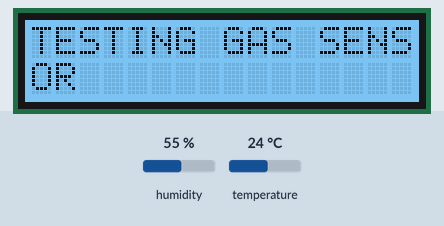
Recording of a program running on a simulated Raspberry Pi (BCM pin numbers) with a GrovePi. On the bench: 16×2 character LCD. The test bench sets the inputs (shaded band); at power-on: humidity 55 %, temperature 24 °C. What the program prints to the terminal is not drawn. At 19.3 s the program stops and its outputs stay as they are.

Above: at 0.8 s.
At 3.4 s:
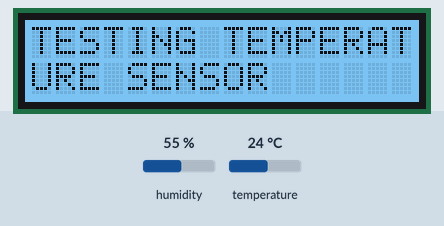
At 6.0 s:
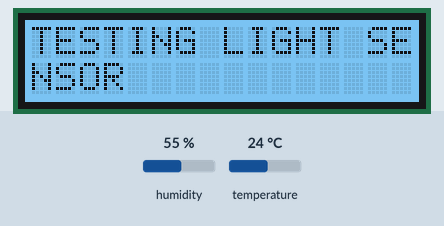
At 12.9 s:
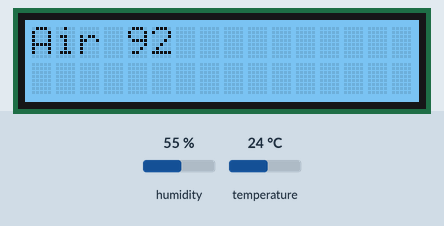
At 18.6 s:
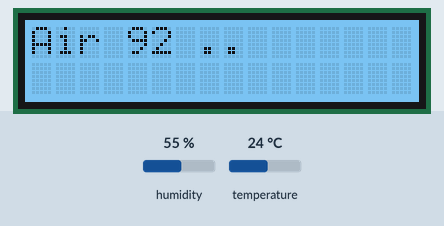

Measured:
- what the display in image 0 shows lasts 2.7 s, from 0.7 s to 3.4 s
- what the display in image 4 shows lasts 0.7 s, from 18.6 s to 19.3 s

The program:

SensorTest.py
```python
from gasSensor import gasDensity
from tempSensor import getTemperature, getHumidity
from LCDScreen import LCDSetText, ClearScreen
from LightSensor import LightSensor
import time


def setText(t):
	try:
		LCDSetText(t)
	except IOError:
		print "error"

print ("===========TESTING GAS SENSOR=============")
setText("TESTING GAS SENSOR")
for x in range(0,5):
	try:
		#print("Gas Density: {}".format(gasDensity()))
		time.sleep(0.5)
	except IOError:
		print ("Gas Sensor Error")
		LCDSetText("101 Gas Sensor Error")
print ("==========================================")

print ("==TESTING TEMPERATURE & HUMIDITY SENSORS==")
setText("TESTING TEMPERATURE SENSOR")
for x in range(0,5):
        try:
		#print("Humidity: {}").format(getHumidity())
                #print("Temperature: {}".format(getTemperature()))
                time.sleep(0.5)
        except IOError:
                print ("Temperature Sensor Error")
                LCDSetText("102 Temperature Sensor Error")
print ("==========================================")

print ("==========TESTING LIGHT SENSOR============")
setText("TESTING LIGHT SENSOR")
for x in range(0,5):
        try:
                #print("Light Intensity: {}".format(LightSensor()))
                time.sleep(0.5)
        except IOError:
                print ("Light Sensor Error")
                LCDSetText("103 Light Sensor Error")
print ("==========================================")

print ("=========TESTING LCD SCREEN SENSOR========")
for x in range(0,5):
        try:
		LCDSetText("Air 92")
		time.sleep(0.6)
                LCDSetText("Air 92 .")
                time.sleep(0.6)
		LCDSetText("Air 92 ..")
		time.sleep(0.6)
        except IOError:
                print ("LCD Sensor Error")
print ("==========================================")

ClearScreen()
```

gasSensor.py
```python
import time
import grovepi


# Connect the Grove Gas Sensor to analog port A0
# SIG,NC,VCC,GND
gas_sensor = 0

grovepi.pinMode(gas_sensor,"INPUT")


def gasDensity():
	sensor_value = grovepi.analogRead(gas_sensor)
	density = (float)(sensor_value / 1024)
	return density
```

tempSensor.py
```python
from grovepi import *
from grove_rgb_lcd import *
from time import sleep
from math import isnan

dht_sensor_port = 7 # connect the DHt sensor to port 7
dht_sensor_type = 0


def getTemperature():
	[temp,hum] = dht(dht_sensor_port,dht_sensor_type)
	return temp

def getHumidity():
	[temp,hum] = dht(dht_sensor_port,dht_sensor_type)
	return hum


getTemperature()
getHumidity()
```

LCDScreen.py
```python
from grovepi import *
from grove_rgb_lcd import *
from time import sleep
from math import isnan

# set green as backlight color
# we need to do it just once
# setting the backlight color once reduces the amount of data transfer over the I2C line
setRGB(83,180,245)

def LCDSetText(text):
   setText_norefresh(text)

def ClearScreen():
	setText_norefresh("")

def dataSet(text):
	for x in range (0,255):
		setRGB(x,255-x,255-x)
		sleep(0.1)
		setText_norefresh("".format(x))
```

LightSensor.py
```python
import grovepi

light_sensor = 2

grovepi.pinMode(light_sensor,"INPUT")

def LightSensor():
	sensor_value = grovepi.analogRead(light_sensor)
	RESISTANCE = (float)(1023 - sensor_value)*10
	return RESISTANCE
```
